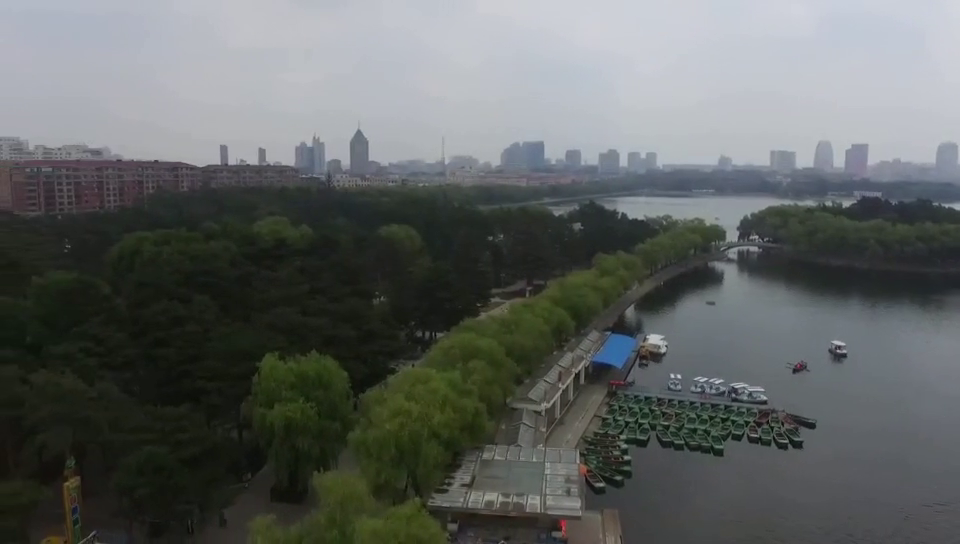
#> input picture frame 62 of img/test.mp4, 960 x 544 px, given in place of test.avi, which was not available
$ jupyter execute '光流估计.ipynb'   (text cells are left out)
#> lines starting #> are read from the running program, lines starting #| are printed output that depends on the picture; pictures that were not available may be replaced by others from this repository, and a replacement may not be noted
[cell 1]
import numpy as np
import cv2

cap = cv2.VideoCapture('img/test.avi')
#角点检测参数  maxCorners=100	角点数量上限 qualityLevel=0.3	角点最小质量	取值范围是 0~1，表示角点的“最差可接受质量”，minDistance=7	最小间距	指定每两个角点之间至少要有 7 个像素的距离
feature_params = dict(
    maxCorners=50,
    qualityLevel=0.3,
    minDistance=7,
)
# lucas kanade参数  winSize=(15, 15)	光流窗口大小	每次跟踪时，在特征点周围取一个 15×15 像素的小窗口，  maxLevel=2	金字塔层数	使用金字塔（Pyramid）分层方法来加速和稳定光流计算
lk_params = dict(winSize=(15, 15),
                 maxLevel=2)
color = np.random.randint(0,255,(100,3))
ret,old_frame=cap.read()
#> old_frame is the input picture: shape (544, 960, 3); mean B, G, R 97.8, 99.5, 95.6
old_gray=cv2.cvtColor(old_frame,cv2.COLOR_BGR2GRAY)
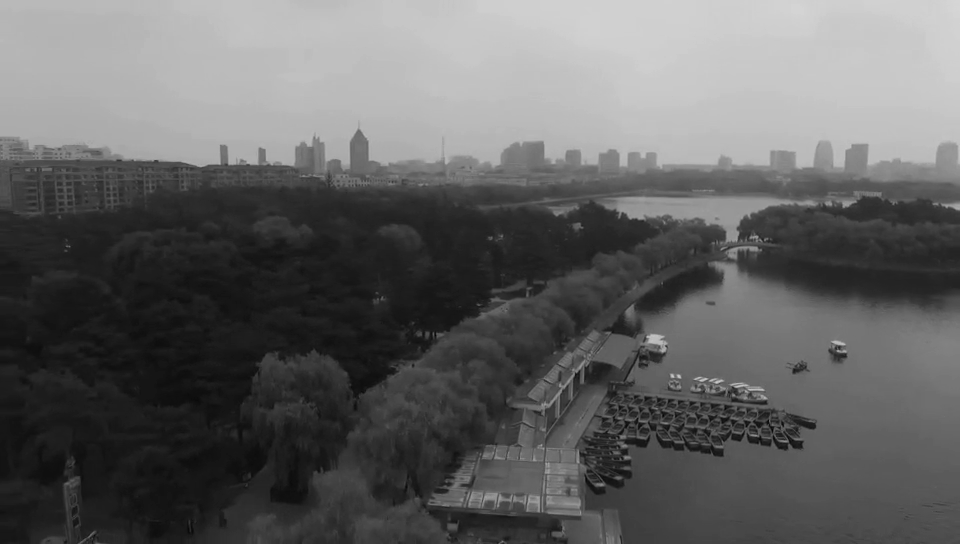
#> old_gray: shape (544, 960); min 3, max 214, mean 98.1
# 返回所有检测特征点，需要输入图像，角点最大数量（效率），品质因子（特征值越大的越好，来筛选）
# 距离相当于这区间有比这个角点强的，就不要这个弱的了
p0=cv2.goodFeaturesToTrack(old_gray,mask=None,**feature_params)
#> p0 = 50 rows, first 8: [680, 377], [647, 336], [673, 376], [837, 350], [666, 345], [787, 441], [575, 373], [700, 389]

mask=np.zeros_like(old_frame)

while True:
    _,frame=cap.read()
    if frame is None: break
    frame_gray=cv2.cvtColor(frame,cv2.COLOR_BGR2GRAY)
    #基于前一帧合当前帧图像,以及前一帧图像角点(特征点) err是误差，越小代表跟踪越精确
    p1,st,err=cv2.calcOpticalFlowPyrLK(old_gray,frame_gray,p0,None,**lk_params)
#> p1 = 50 rows, first 8: [682, 377.3], [649.1, 336.2], [675, 376.3], [839.5, 350.4], [667.9, 345.3], [789.2, 441.3], [577, 373], [702.3, 389.2]; st = 50 values from 1 to 1; err = 50 values, max 4.83 at index 25, min 1.08 at index 40, mean 2.36
    #st	每个特征点的状态：1=跟踪成功，0=跟丢了
    good_new=p1[st==1]
#> good_new = 50 pairs, first value 221.2 to 948.9, second value 163 to 511.1
    good_old =p0[st==1]
#> good_old = 50 pairs, first value 219 to 946, second value 163 to 511
    #绘制轨迹
    for i,(new,old) in enumerate(zip(good_new,good_old)):
        #ravel 拉平成一维数组，x 合y坐标
        a,b=new.ravel()
        c,d = old.ravel()
        #需要讲坐标转为int
        mask = cv2.line(mask, (int(a), int(b)), (int(c), int(d)), color[i].tolist(), 2)
        frame=cv2.circle(frame,(int(a), int(b)),5,color[i].tolist(),-1)
#> this loop made 50 passes
#> (a, b, c, d) on passes 1 to 12: (682, 377.3, 680, 377), (649.1, 336.2, 647, 336), (675, 376.3, 673, 376), (839.5, 350.4, 837, 350), (667.9, 345.3, 666, 345), (789.2, 441.3, 787, 441), (577, 373, 575, 373), (702.3, 389.2, 700, 389), (759.3, 236.3, 757, 236), (752.3, 238.2, 750, 238), (624.2, 213.1, 622, 213), (726.3, 391.3, 724, 391)
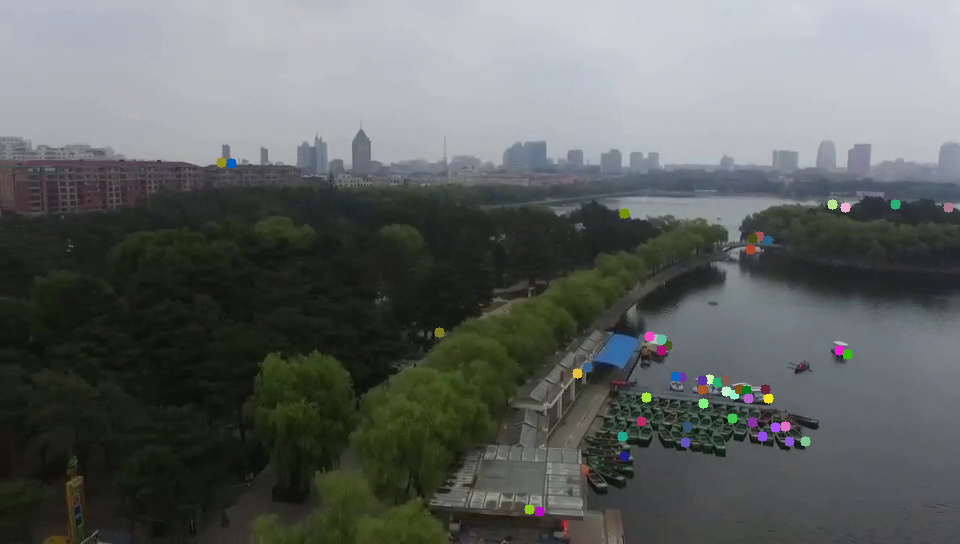
#> frame: shape (544, 960, 3); mean B, G, R 97.5, 99.5, 95.4
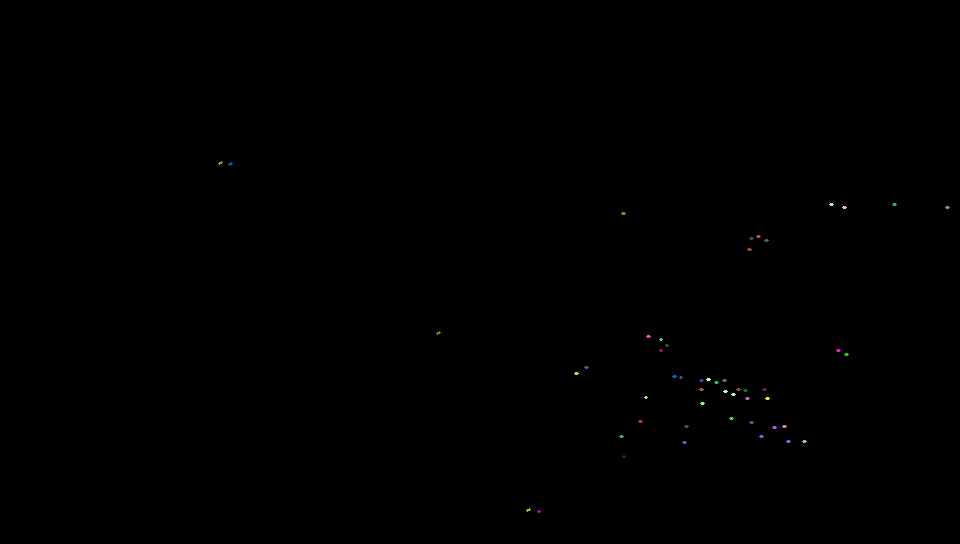
#> mask: shape (544, 960, 3); mean of channels 0, 1, 2 0.1, 0.1, 0.1; drawn as B, G, R
    img = cv2.add(frame,mask)

    cv2.imshow('frame',img)
    k = cv2.waitKey(150) & 0xff
#> (key Esc is pressed here)
    if k == 27:
        break
    #更新旧帧为当前帧
    old_gray=frame_gray.copy()
    #只保留追踪到的
    p0=good_new.reshape(-1,1,2)
cv2.destroyAllWindows()
cap.release()

$ run again, starting later in the video
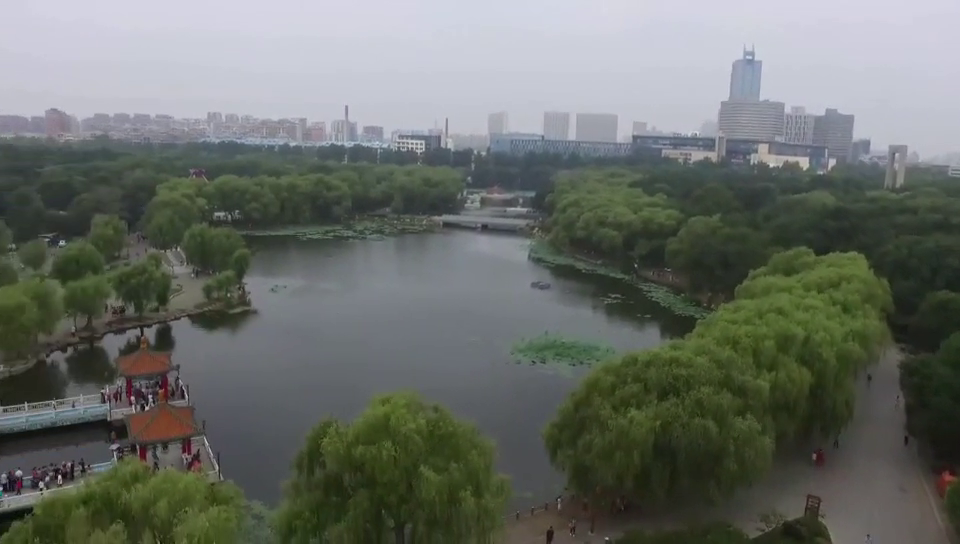
#> input picture frame 497 of img/test.mp4, 960 x 544 px, given in place of test.avi, which was not available
#> old_frame is the input picture: shape (544, 960, 3); mean B, G, R 103.7, 109.7, 104.9
#> p0 = [[59, 475], [146, 405], [1, 488], [132, 397], [149, 395], [40, 482], [41, 489], [25, 402], [114, 452], [608, 538], [412, 147]]
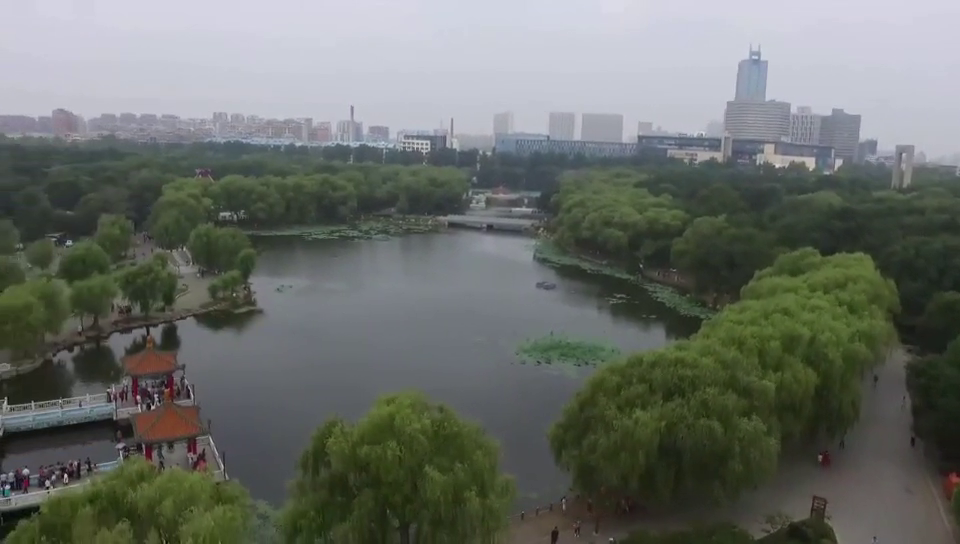
#> input picture frame 498 of img/test.mp4, 960 x 544 px, given in place of test.avi, which was not available
#> frame is the input picture: shape (544, 960, 3); mean B, G, R 103.9, 109.7, 105.1
#> p1 = [[65.15, 473.8], [151.9, 404.3], [8.35, 486.4], [137.8, 396.2], [154.8, 394.3], [46.42, 480.5], [47.41, 487.6], [31.73, 401], [120, 451], [612.4, 538.7], [417.4, 147.1]]; st = [1, 1, 1, 1, 1, 1, 1, 1, 1, 1, 1]; err = [6.65, 3.88, 17.11, 3.02, 4.08, 7.14, 7.08, 2.94, 1.45, 2.77, 5.16]
#> good_new has the same summary as p1
#> good_old has the same summary as p0
#> the loop `for i,(new,old) in enumerate(zip(good_new,good_old)):` made 11 passes
#> (a, b, c, d) on passes 1 to 8: (65.15, 473.8, 59, 475), (151.9, 404.3, 146, 405), (8.35, 486.4, 1, 488), (137.8, 396.2, 132, 397), (154.8, 394.3, 149, 395), (46.42, 480.5, 40, 482), (47.41, 487.6, 41, 489), (31.73, 401, 25, 402)
#> after the loop `for i,(new,old) in enumerate(zip(good_new,good_old)):`:
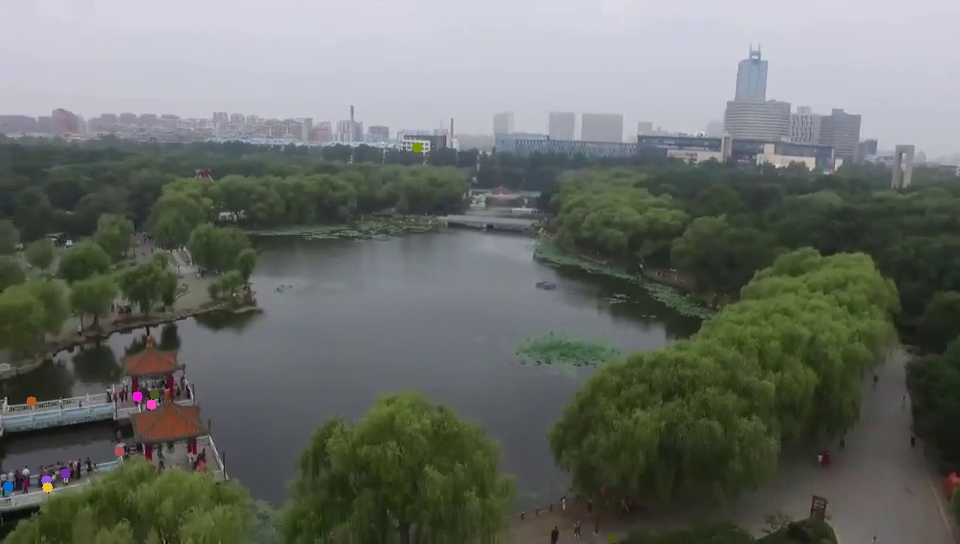
#> frame: shape (544, 960, 3); mean B, G, R 103.9, 109.8, 105.2
